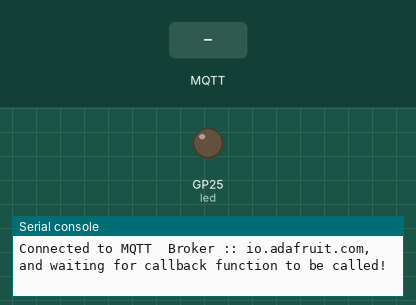
Simulated run of this program. Board: Raspberry Pi Pico running MicroPython. Shown: output pins drawn as LEDs (lit = HIGH), the last lines printed to the serial console. The test bench sets the inputs (shaded band). WiFi joins after 1.5 s; random numbers come from a fixed seed; no MQTT or app messages arrive unless stated; the clock reads 2024-03-15 10:24:30 at power-on unless the program sets it.

Above: at 5.2 s.
5.3 s: MQTT message "on" arrives on the first subscribed topic
At 7.3 s:
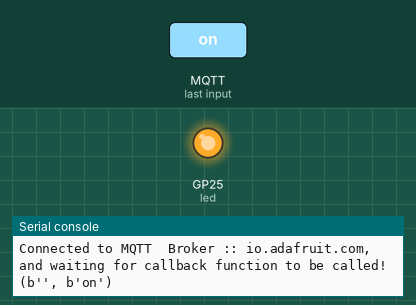
7.6 s: MQTT message "off" arrives on the first subscribed topic
At 9.1 s:
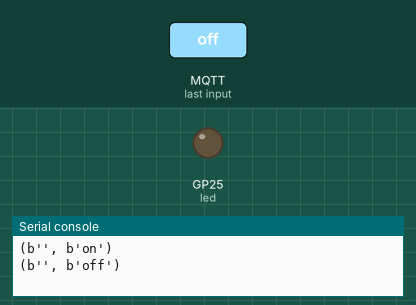
Timing chart, 0 to 10.6 s (numbered marks = the images above; inputs shaded):
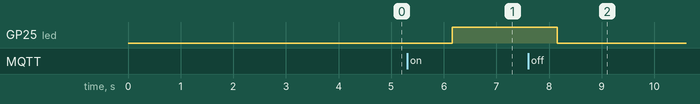

The program:

MQTT_Pub_Sub_Adafruit_IO.py
```python
import network, utime, machine, time, random
import ubinascii
from umqtt.simple import MQTTClient

# ===============================================
# connect to a network
station = network.WLAN(network.STA_IF)
if station.active() and station.isconnected():
    station.disconnect()
    time.sleep(1)
station.active(False)
time.sleep(1)
station.active(True)

# station.connect('SSID', 'PASSWORD')
station.connect('Fusion Automate', 'Fusion_Automate')
time.sleep(1)

while True:
    print('Waiting for WiFi connection...')
    if station.isconnected():
        print(f'Connected to WiFi, Pico W IP : {station.ifconfig()[0]}')
        break
    time.sleep(2)
# ===============================================

# Default  MQTT_BROKER to connect to
mqtt_host = "io.adafruit.com"
mqtt_client_id = ubinascii.hexlify(machine.unique_id())
mqtt_username = ""  # Your Adafruit IO username
mqtt_password = ""  # Adafruit IO Key
mqtt_receive_topic = b""
mqtt_publish_topic = b""

# Setup built in PICO LED as Output
led = machine.Pin("LED",machine.Pin.OUT)

# Publish MQTT messages after every set timeout
last_publish = time.time()
publish_interval = 5

# Received messages from subscriptions will be delivered to this callback
def mqtt_subscription_callback(topic, msg):
    print((topic, msg))
    if msg.decode() == "on":
        led.value(1)
    elif msg.decode() == "off":
        led.value(0)


def reset():
    print("Resetting...")
    time.sleep(5)
    machine.reset()

# Generate dummy random temperature readings
def get_temperature_reading():
    return random.randint(0, 99)

def main():
    print(f"Begin connection with MQTT Broker :: {mqtt_host}")
    mqtt_client = MQTTClient(
        client_id=mqtt_client_id,
        server=mqtt_host,
        user=mqtt_username,
        password=mqtt_password,
        keepalive=60)
    mqtt_client.set_callback(mqtt_subscription_callback)
    mqtt_client.connect()

    # Set the initial state of the LED to off, and let the MQTT topic know about it
    led.value(0)
    mqtt_client.publish(mqtt_receive_topic, "off")

    mqtt_client.subscribe(mqtt_receive_topic)
    print(f"Connected to MQTT  Broker :: {mqtt_host}, and waiting for callback function to be called!")
    while True:
            # Non-blocking wait for message
            mqtt_client.check_msg()
            global last_publish
            if (time.time() - last_publish) >= publish_interval:
                random_temp = get_temperature_reading()
                mqtt_client.publish(mqtt_publish_topic, str(random_temp).encode())
                last_publish = time.time()
            time.sleep(1)


if __name__ == "__main__":
    while True:
        try:
            main()
        except OSError as e:
            print("Error: " + str(e))
            reset()
```

Measured:
- after the input at 5.3 s, GP25 (led): LOW → HIGH after 0.86 s
- after the input at 7.6 s, GP25 (led): HIGH → LOW after 0.56 s
